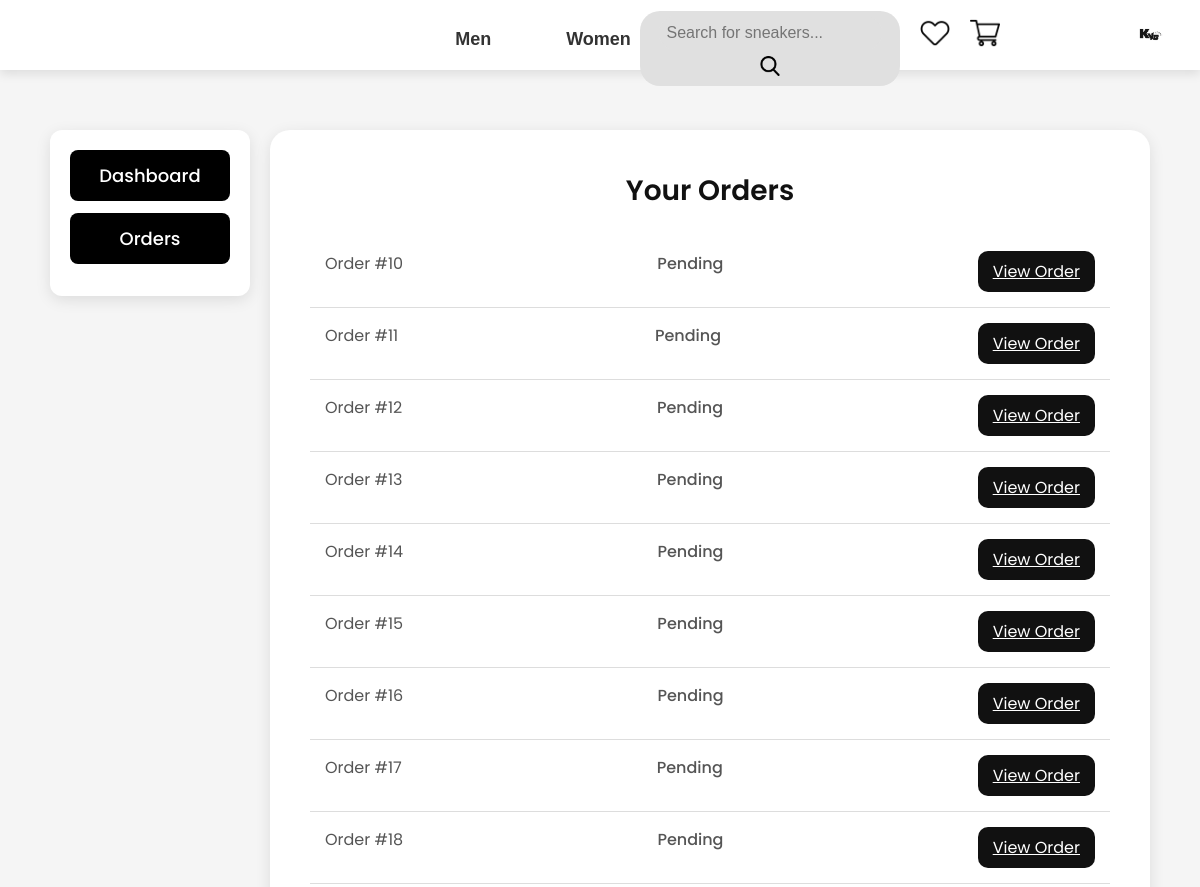
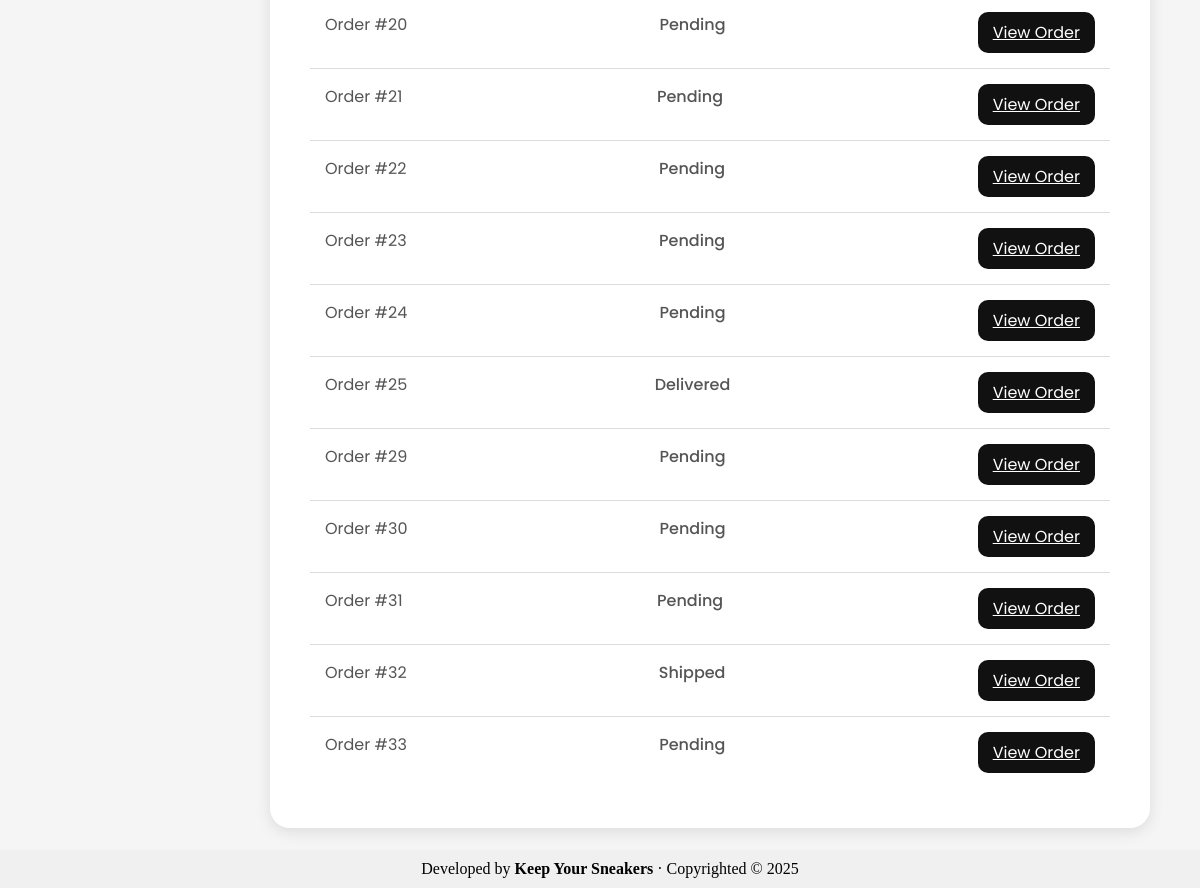
The app's page /user/orders.php (signed in) with its own data (2 pictures, top to bottom).
### tables this page shows
CREATE TABLE `users` (
  `id` int(11) NOT NULL,
  `username` varchar(100) NOT NULL,
  `email` varchar(255) NOT NULL,
  `password` varchar(255) NOT NULL,
  `created_at` timestamp NOT NULL DEFAULT current_timestamp(),
  `is_admin` tinyint(1) DEFAULT 0,
  `profile_picture` varchar(100) DEFAULT NULL,
  `failed_attempts` int(11) DEFAULT 0,
  `last_attempt_time` datetime DEFAULT NULL
);

CREATE TABLE `orders` (
  `id` int(11) NOT NULL,
  `user_id` int(11) NOT NULL,
  `payment_id` varchar(255) NOT NULL,
  `order_date` timestamp NOT NULL DEFAULT current_timestamp(),
  `payment_status` enum('Paid','Canceled','Failed') DEFAULT 'Paid',
  `shipping_status` enum('Pending','Shipped','In Transit','Delivered') DEFAULT 'Pending',
  `address` text NOT NULL
);

### user/orders.php (the view, shortened to what this page needs)
<?php
include '../_head.php';
include '../db.php';
$stmt = $pdo->prepare("SELECT id, shipping_status FROM orders WHERE user_id = :user_id");
$stmt->bindParam(':user_id', $_SESSION['user_id'], PDO::PARAM_INT);
$stmt->execute();
$orders = $stmt->fetchAll(PDO::FETCH_ASSOC);
?>
<!DOCTYPE html>
<html lang="en">
<head>
</head>
<body>
    <div class="orders-container">
        <div class="main-container">
            <div class="button-container">
                <a href="dashboard.php">Dashboard</a>
                <a href="orders.php">Orders</a>
            </div>
            <div class="orders-wrapper">
                <h2>Your Orders</h2>
                <?php if (count($orders) > 0): ?>
                    <?php foreach ($orders as $order): ?>
                        <div class="order-item">
                            <span>Order #<?php echo htmlspecialchars($order['id']); ?></span>
                            <span class="order-status"><?php echo htmlspecialchars($order['shipping_status']); ?></span>
                            <a href="order_details.php?order_id=<?php echo $order['id']; ?>" class="view-button">View Order</a>
                        </div>
                    <?php endforeach; ?>
                <?php else: ?>
                    <p>No orders found.</p>
                <?php endif; ?>
            </div>
        </div>
    </div>
    <?php include '../_foot.php'; ?>
</body>
</html>

### _head.php (shortened to what this page needs)
<?php
$profile_picture_path = '/profilepic/default-profile-icon.png';
if (isset($_SESSION['user_id'])) {
    include __DIR__ . '/db.php';
    try {
        $stmt = $pdo->prepare("SELECT profile_picture FROM users WHERE id = :user_id");
        $stmt->bindParam(':user_id', $_SESSION['user_id'], PDO::PARAM_INT);
        $stmt->execute();
        $profile_picture = $stmt->fetchColumn();
        if ($profile_picture) {
            $profile_picture_full_path = $_SERVER['DOCUMENT_ROOT'] . '/profilepic/' . $profile_picture;
            if (file_exists($profile_picture_full_path)) {
                $profile_picture_path = '/profilepic/' . $profile_picture;
            } else {
                echo 'Profile picture not found: ' . $profile_picture_full_path;
            }
        }
    } catch (PDOException $e) {
    }
}
?>
<!DOCTYPE html>
<html lang="en">
<head>
    <link rel="stylesheet" href="/css/app.css" />
</head>
<body>
    <header>
        <div class="logo">
        </div>
        <nav>
            <a href="/search.php?query=&category=1" class="nav-btn">Men</a>
            <a href="/search.php?query=&category=2" class="nav-btn">Women</a>
            <a href="/search.php?query=&category=3" class="nav-btn">Kids</a>
        </nav>
        <div class="right-header">
            <div class="signin-container">
                <?php if (isset($_SESSION['user_id'])): ?>
                    <div class="profile-dropdown">
                        <a href="/user/dashboard.php" class="profile-link">
                            <img src="<?= $profile_picture_path ?>" alt="Profile" class="profile-icon" />
                        </a>
                    </div>
                <?php else: ?>
                    <a href="login.php" class="signin-btn">Sign In</a>
                <?php endif; ?>
            </div>
            <form action="/search.php" method="GET" class="search-form">
                <input type="text" name="query" placeholder="Search for sneakers..." required />
                <button type="submit">
                    <div class="searchlogo">
                        <img src="/images/search.png" alt="Search" />
                    </div>
                </button>
            </form>
            <a href="/wishlist.php">
                <img src="/images/wishlist-black.png" alt="Wishlist" class="header-wishlist-button" />
            </a>
            <a href="/cart.php">
                <img src="/images/cart.png" alt="Cart" class="cart-button" />
            </a>
        </div>
    </header>
</body>
</html>

### css/app.css (style rules this page uses)
body, h1, h2, h3, p, ul, li { margin: 0; padding: 0; box-sizing: border-box; }
header { font-family: 'Montserrat', sans-serif; text-align: center; padding: 20px 0; background-color: #fff; box-shadow: 0px 4px 10px rgba(0, 0, 0, 0.1); height: 30px; position: relative; }
.signin-container { margin-left: auto; }
nav { font-family: 'Montserrat', sans-serif; display: flex; justify-content: center; gap: 15px; padding: 10px 0; }
.nav-btn { text-decoration: none; font-size: 18px; font-weight: bold; background: none; color: #333; padding: 10px 30px; border: none; transition: color 0.3s ease; position: relative; bottom: 85px; }
.nav-btn::after { content: ""; position: absolute; left: 50%; bottom: 0; width: 0; height: 2px; background-color: #333; transition: width 0.3s ease, left 0.3s ease; }
.signin-container { position: absolute; top: 20px; right: 20px; display: flex; align-items: center; }
.profile-link { display: flex; align-items: center; justify-content: center; }
.profile-icon { width: 40px; height: 40px; border-radius: 50%; object-fit: cover; transition: 0.3s ease-in-out; position: absolute; top: -5px; right: 10px; }
.search-form { position: absolute; top: 11px; right: 300px; align-items: center; background: #e0e0e0; border-radius: 20px; padding: 5px; width: 250px; }
.search-form input { border: none; outline: none; padding: 8px; font-size: 16px; flex-grow: 1; border-radius: 20px; background-color: #e0e0e0; }
.search-form button { background: none; border: none; cursor: pointer; font-size: 18px; padding: 5px; }
.search-form img { max-width: 20px; max-height: 20px; margin-left: -30px; margin-top: -3px; margin: 0; padding: 0; vertical-align: middle; }
.cart-button { width: 30px; height: 30px; position: absolute; top: 18px; right: 200px; }
.header-wishlist-button { width: 30px; height: 30px; position: absolute; top: 18px; right: 250px; }

### user/orders.php (style rules this page uses)
.orders-container { font-family: 'Poppins', sans-serif; padding: 60px 20px; display: flex; justify-content: center; background-color: #f5f5f5; }
.main-container { display: flex; gap: 20px; max-width: 1100px; width: 100%; align-items: flex-start; }
.button-container { background-color: white; padding: 20px; border-radius: 12px; box-shadow: 0 4px 15px rgba(0, 0, 0, 0.1); width: 200px; display: flex; flex-direction: column; }
.button-container a { display: block; padding: 12px; color: white; text-decoration: none; text-align: center; font-size: 18px; font-weight: 500; margin-bottom: 12px; background-color: black; border-radius: 8px; transition: background-color 0.3s; }
.orders-wrapper { background-color: white; padding: 40px; border-radius: 20px; box-shadow: 0 4px 15px rgba(0, 0, 0, 0.1); width: 100%; max-width: 800px; text-align: center; }
.orders-wrapper h2 { font-weight: 600; font-size: 28px; margin-bottom: 24px; color: #111; }
.order-item { display: flex; justify-content: space-between; padding: 15px; border-bottom: 1px solid #ddd; }
.order-item:last-child { border-bottom: none; }
.order-item span { font-size: 16px; color: #555; }
.order-item .order-status { font-weight: 500; }
.order-item .view-button { background-color: #111; color: white; border: none; padding: 8px 15px; border-radius: 10px; cursor: pointer; transition: background-color 0.3s ease; }

### records on screen
users: profile_picture (picture)
orders: id "10", shipping_status "Pending"
orders: id "11", shipping_status "Pending"
orders: id "12", shipping_status "Pending"
orders: id "13", shipping_status "Pending"
orders: id "14", shipping_status "Pending"
orders: id "15", shipping_status "Pending"
orders: id "16", shipping_status "Pending"
orders: id "17", shipping_status "Pending"
orders: id "18", shipping_status "Pending"
orders: id "20", shipping_status "Pending"
orders: id "21", shipping_status "Pending"
orders: id "22", shipping_status "Pending"
orders: id "23", shipping_status "Pending"
orders: id "24", shipping_status "Pending"
orders: id "25", shipping_status "Delivered"
orders: id "29", shipping_status "Pending"
orders: id "30", shipping_status "Pending"
orders: id "31", shipping_status "Pending"
orders: id "32", shipping_status "Shipped"
orders: id "33", shipping_status "Pending"
